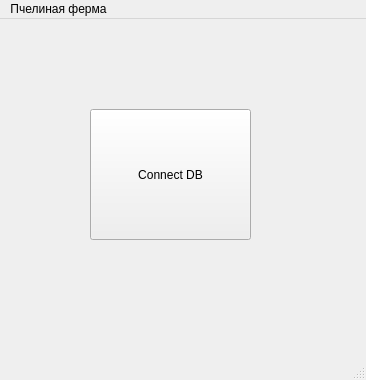
<?xml version="1.0" encoding="UTF-8"?>
<ui version="4.0">
 <class>MainWindow</class>
 <widget class="QMainWindow" name="MainWindow">
  <property name="geometry">
   <rect>
    <x>0</x>
    <y>0</y>
    <width>366</width>
    <height>380</height>
   </rect>
  </property>
  <property name="windowTitle">
   <string>MainWindow</string>
  </property>
  <widget class="QWidget" name="centralwidget">
   <widget class="QPushButton" name="pushButton">
    <property name="geometry">
     <rect>
      <x>90</x>
      <y>90</y>
      <width>161</width>
      <height>131</height>
     </rect>
    </property>
    <property name="text">
     <string>Connect DB</string>
    </property>
   </widget>
  </widget>
  <widget class="QMenuBar" name="menubar">
   <property name="geometry">
    <rect>
     <x>0</x>
     <y>0</y>
     <width>366</width>
     <height>25</height>
    </rect>
   </property>
   <widget class="QMenu" name="menu">
    <property name="title">
     <string>Пчелиная ферма</string>
    </property>
   </widget>
   <addaction name="menu"/>
  </widget>
  <widget class="QStatusBar" name="statusbar"/>
 </widget>
 <resources/>
 <connections/>
</ui>
